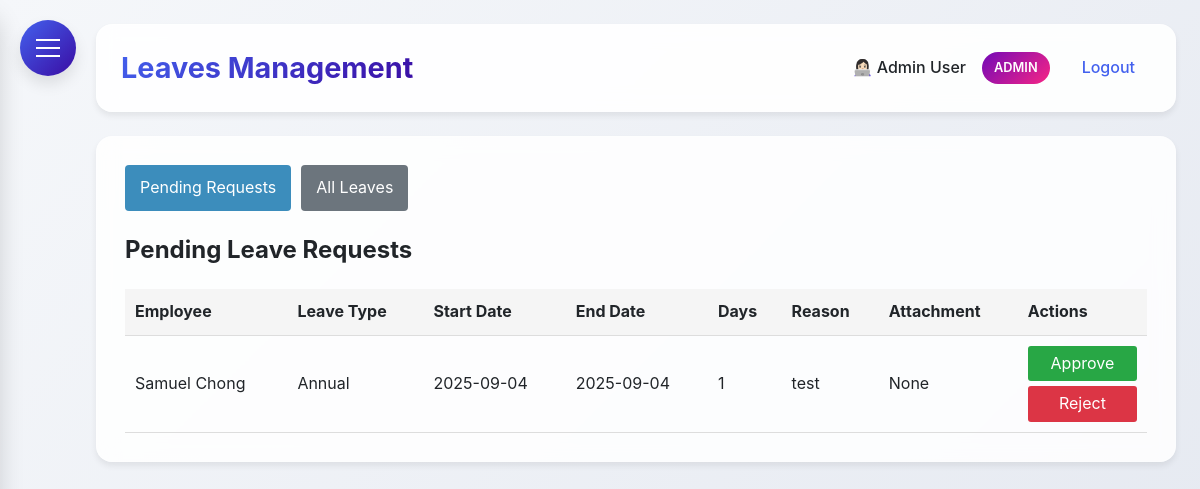
The app's page /leaves (signed in), older data.
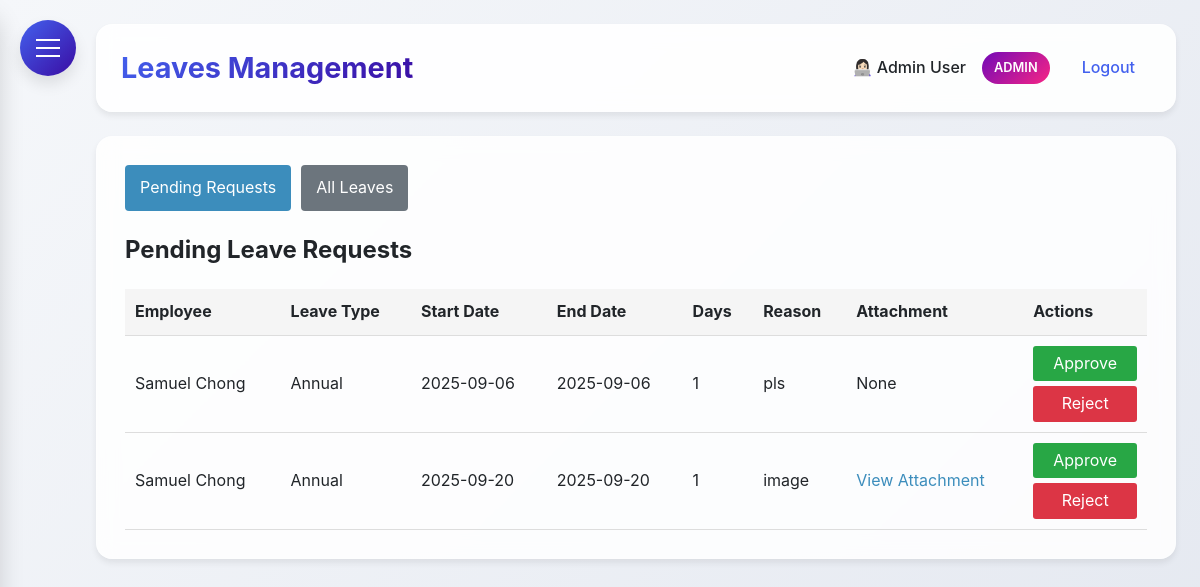
The same page, newer data.
### HerculesSystem.py (models this page shows, shortened)
class LeaveRequest(db.Model):
    id = db.Column(db.Integer, primary_key=True)
    employee_id = db.Column(db.Integer, db.ForeignKey('employee.id'), nullable=False)
    start_date = db.Column(db.Date, nullable=False)
    end_date = db.Column(db.Date, nullable=False)
    leave_type = db.Column(db.String(50), nullable=False)
    compassionate_type = db.Column(db.String(50))
    reason = db.Column(db.Text)
    attachment_filename = db.Column(db.String(255))
    status = db.Column(db.String(20), default='pending')
    days_requested = db.Column(db.Integer, nullable=False)
    created_at = db.Column(db.DateTime, default=datetime.utcnow)
    approved_at = db.Column(db.DateTime)
    employee = db.relationship('Employee', backref=db.backref('leave_requests', lazy=True))

class Employee(UserMixin, db.Model):
    id = db.Column(db.Integer, primary_key=True)
    username = db.Column(db.String(80), unique=True, nullable=False)
    password = db.Column(db.String(120), nullable=False)
    full_name = db.Column(db.String(120), nullable=False)
    email = db.Column(db.String(120), unique=True, nullable=False)
    department = db.Column(db.String(80))
    position = db.Column(db.String(80))
    hire_date = db.Column(db.Date)
    is_admin = db.Column(db.Boolean, default=False)
    user_type = db.Column(db.String(20), default='employee')  # admin, supervisor, office, factory
    last_clock_in = db.Column(db.DateTime)
    last_clock_out = db.Column(db.DateTime)
    last_lunch_start = db.Column(db.DateTime)
    last_lunch_end = db.Column(db.DateTime)

### HerculesSystem.py (the view)
@app.route('/leaves')
@login_required
def leaves():
    if current_user.user_type in ['admin', 'supervisor']:
        pending_requests = LeaveRequest.query.filter_by(status='pending').all()
        return render_template('leaves.html', pending_requests=pending_requests)
    else:
        user_requests = LeaveRequest.query.filter_by(employee_id=current_user.id).order_by(LeaveRequest.created_at.desc()).all()
        return render_template('leaves.html', user_requests=user_requests)

### HerculesSystem.py (called while the page is built)
@app.after_request
def add_security_headers(response):
    response.headers['Permissions-Policy'] = 'geolocation=()'
    return response

@login_manager.user_loader
def load_user(user_id):
    return db.session.get(Employee, int(user_id))

@app.context_processor
def inject_now():
    return {'now': datetime.utcnow()}

@app.before_request
def before_request():
    if request.url.startswith('https://'):
        new_url = request.url.replace('https://', 'http://', 1)
        return redirect(new_url, code=301)

### templates/leaves.html (shortened to what this page needs)
{% extends "base.html" %}
{% block content %}
{% if current_user.user_type in ['admin', 'supervisor'] %}
<div style="display: flex; gap: 10px; margin-bottom: 20px;">
    <a href="{{ url_for('leaves') }}" style="background: #3c8dbc; color: white; padding: 10px 15px; border-radius: 4px; text-decoration: none;">
        Pending Requests
    </a>
    <a href="{{ url_for('all_leaves') }}" style="background: #6c757d; color: white; padding: 10px 15px; border-radius: 4px; text-decoration: none;">
        All Leaves
    </a>
</div>
<h2>Pending Leave Requests</h2>
{% if pending_requests %}
<table class="pending-requests-table desktop-view" style="width: 100%; border-collapse: collapse; margin-top: 20px;">
    <thead>
        <tr style="background: #f5f5f5;">
            <th style="padding: 10px; text-align: left; border-bottom: 1px solid #ddd;">Employee</th>
            <th style="padding: 10px; text-align: left; border-bottom: 1px solid #ddd;">Leave Type</th>
            <th style="padding: 10px; text-align: left; border-bottom: 1px solid #ddd;">Start Date</th>
            <th style="padding: 10px; text-align: left; border-bottom: 1px solid #ddd;">End Date</th>
            <th style="padding: 10px; text-align: left; border-bottom: 1px solid #ddd;">Days</th>
            <th style="padding: 10px; text-align: left; border-bottom: 1px solid #ddd;">Reason</th>
            <th style="padding: 10px; text-align: left; border-bottom: 1px solid #ddd;">Attachment</th>
            <th style="padding: 10px; text-align: left; border-bottom: 1px solid #ddd;">Actions</th>
        </tr>
    </thead>
    <tbody>
        {% for request in pending_requests %}
        <tr>
            <td style="padding: 10px; border-bottom: 1px solid #ddd;">{{ request.employee.full_name }}</td>
            <td style="padding: 10px; border-bottom: 1px solid #ddd;">
                {{ request.leave_type|title }}
            </td>
            <td style="padding: 10px; border-bottom: 1px solid #ddd;">{{ request.start_date.strftime('%Y-%m-%d') }}</td>
            <td style="padding: 10px; border-bottom: 1px solid #ddd;">{{ request.end_date.strftime('%Y-%m-%d') }}</td>
            <td style="padding: 10px; border-bottom: 1px solid #ddd;">{{ request.days_requested }}</td>
            <td style="padding: 10px; border-bottom: 1px solid #ddd;">{{ request.reason }}</td>
            <td style="padding: 10px; border-bottom: 1px solid #ddd;">
                {% if request.attachment_filename %}
                    <a href="{{ url_for('download_attachment', filename=request.attachment_filename) }}" target="_blank" style="color: #3c8dbc; text-decoration: none;">
                        View Attachment
                    </a>
                {% else %}
                    None
                {% endif %}
            </td>
            <td style="padding: 10px; border-bottom: 1px solid #ddd;">
                <div style="display: flex; flex-direction: column; gap: 5px;">
                    <a href="{{ url_for('approve_leave', request_id=request.id) }}" style="background: #28a745; color: white; padding: 5px 10px; border-radius: 3px; text-decoration: none; text-align: center;">
                        Approve
                    </a>
                    <a href="{{ url_for('reject_leave', request_id=request.id) }}" style="background: #dc3545; color: white; padding: 5px 10px; border-radius: 3px; text-decoration: none; text-align: center;">
                        Reject
                    </a>
                </div>
            </td>
        </tr>
        {% endfor %}
    </tbody>
</table>
{% else %}
<p>No pending leave requests.</p>
{% endif %}
{% endif %}
{% endblock %}

Row changes from the older to the newer data that the page shows:
changed LeaveRequest: start_date "2025-09-04" → "2025-09-06"; end_date "2025-09-04" → "2025-09-06"; reason "test" → "pls"
added LeaveRequest: employee.full_name "Samuel Chong", leave_type "Annual", start_date "2025-09-20", end_date "2025-09-20", days_requested "1", reason "image"
